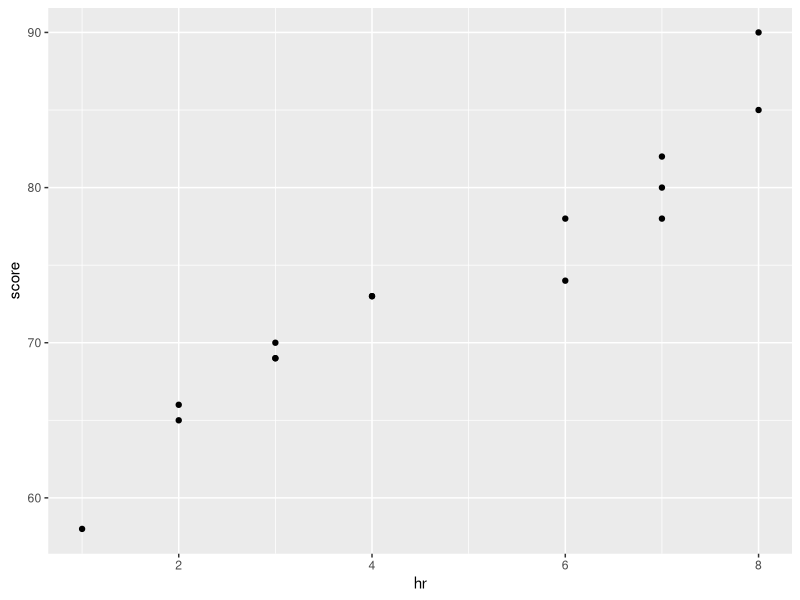

The R source for this figure:
library(dplyr)
library(ggplot2)
#Hours spent reading statistics
hr<-c(1,2,2,3,3,3,4,4,6,6,7,7,7,8,8)
#Scores obtained
score<-c(58,65,66,69,69,70,73,73,74,78,78,80,82,85,90)

result=data.frame(hr,score)
class(result)
result

#we will use Anderson-Darling test of normality to check whether the distribution of the variables is normal
#The test is available in the nortest package in R

install.packages("nortest")

library(nortest)

ad.test(hr)

ad.test(score)

#The result of Anderson-Darling test suggests that the data is normally distributed.

#The linearity between the two variables is assessed by a scatter plot. The scatter plot is shown in the figure using this command:

ggplot(data= result, mapping = aes(x=hr,y=score)) + geom_point()

#estimate the correlation coefficient

cor.test(hr,score)
